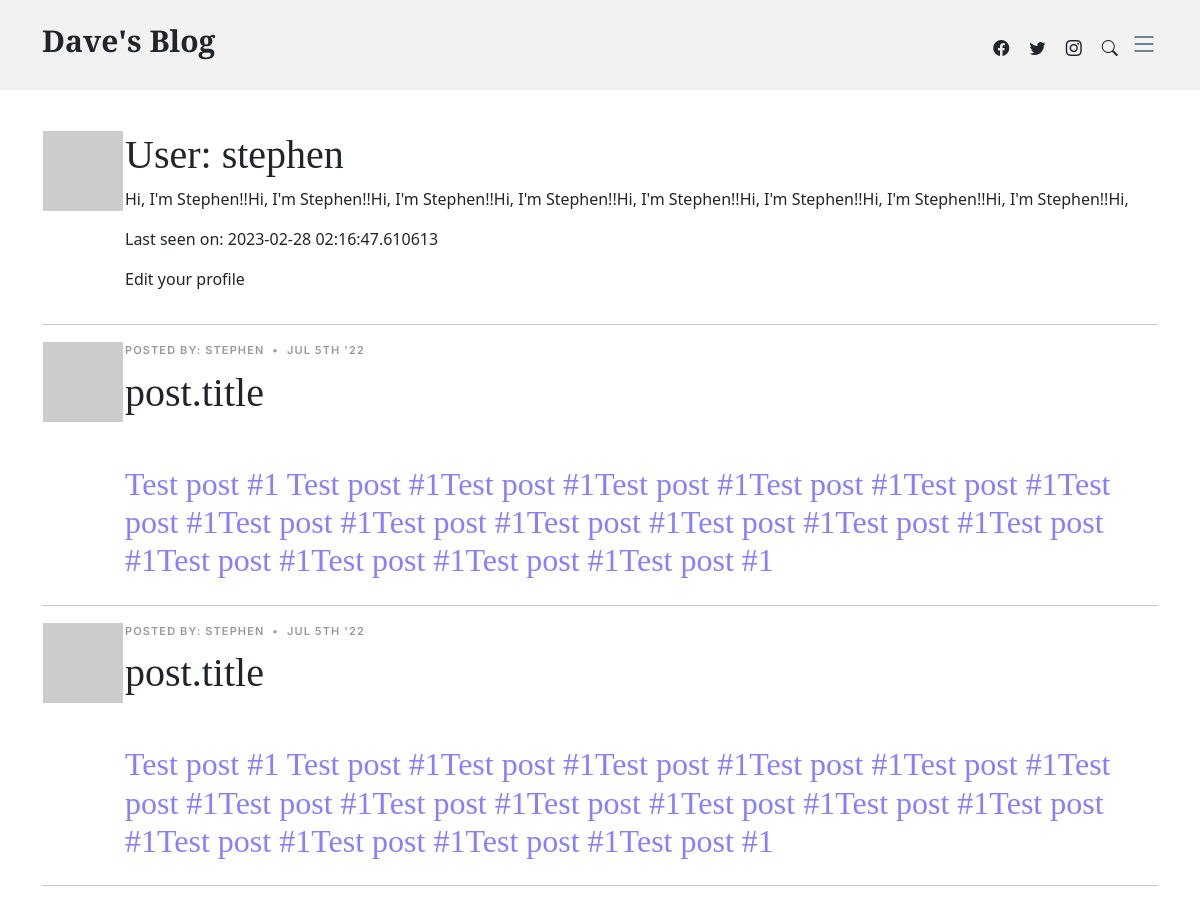
Before: /user/stephen (signed in, upper part) with the older database file.
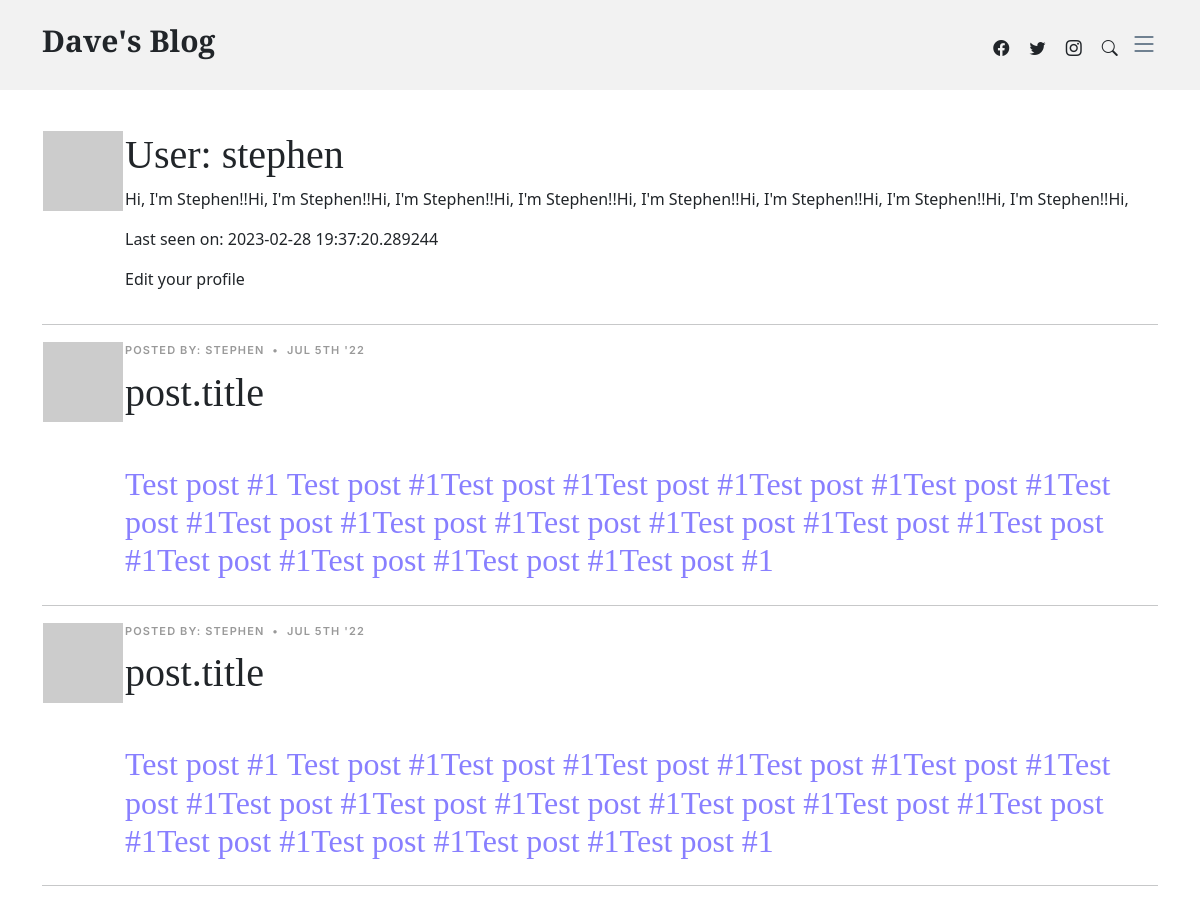
After: the same page with the newer database file.
### app/models.py (models this page shows, shortened)
class User(db.Model, UserMixin):
    __tablename__ = "user"
    id = db.Column(db.Integer, primary_key=True)
    username = db.Column(db.String(64), index=True, unique=True, nullable=False)
    email = db.Column(db.String(120), index=True, unique=True, nullable=False)
    password_hash = db.Column(db.String(128), nullable=False)
    posts = db.relationship("Post", backref="author", lazy="dynamic")
    about_me = db.Column(db.String(140))
    last_seen = db.Column(db.DateTime, default=datetime.utcnow)
    def avatar(self, size):
        digest = md5(self.email.lower().encode("utf-8")).hexdigest()
        return f"https://www.gravatar.com/avatar/{digest}?d=retro&s={size}"

### app/routes.py (the view)
@app.route("/user/<username>")
@login_required
def user(username):
    user = User.query.filter_by(username=username).first_or_404()
    posts = [
        {
            "author": user,
            "body": (
                "Test post #1 Test post #1Test post #1Test post #1Test post #1Test post #1Test post #1Test post #1Test"
                " post #1Test post #1Test post #1Test post #1Test post #1Test post #1Test post #1Test post #1Test"
                " post #1"
            ),
        },
        {
            "author": user,
            "body": (
                "Test post #1 Test post #1Test post #1Test post #1Test post #1Test post #1Test post #1Test post #1Test"
                " post #1Test post #1Test post #1Test post #1Test post #1Test post #1Test post #1Test post #1Test"
                " post #1"
            ),
        },
        {
            "author": user,
            "body": (
                "Test post #1 Test post #1Test post #1Test post #1Test post #1Test post #1Test post #1Test post #1Test"
                " post #1Test post #1Test post #1Test post #1Test post #1Test post #1Test post #1Test post #1Test"
                " post #1"
            ),
        },
        {
            "author": user,
            "body": (
                "Test post #1 Test post #1Test post #1Test post #1Test post #1Test post #1Test post #1Test post #1Test"
                " post #1Test post #1Test post #1Test post #1Test post #1Test post #1Test post #1Test post #1Test"
                " post #1"
            ),
        },
        {
            "author": user,
            "body": (
                "Test post #1 Test post #1Test post #1Test post #1Test post #1Test post #1Test post #1Test post #1Test"
                " post #1Test post #1Test post #1Test post #1Test post #1Test post #1Test post #1Test post #1Test"
                " post #1"
            ),
        },
        {"author": user, "body": "Test post #2"},
    ]
    return render_template("user.html", user=user, posts=posts)

### app/models.py (called while the page is built)
@login_manager.user_loader
def load_user(id):
    return User.query.get(int(id))

### app/routes.py (called while the page is built)
@app.before_request
def before_request():
    if current_user.is_authenticated:
        time_difference = (datetime.utcnow() - current_user.last_seen).total_seconds()
        print("time_difference:", time_difference)
        if time_difference > 10:
            print("Time adjusted!")
            current_user.last_seen = datetime.utcnow()
            db.session.commit()

### app/templates/user.html
{% extends "base.html" %}
{% block content %}
<section class="user-profile">
  <div class="container" data-aos="fade-up">
    <table>
      <tr valign="top">
        <td><img src="{{ user.avatar(128) }}"></td>
        <td>
          <h1>User: {{ user.username }}</h1>
          {% if user.about_me %}<p>{{ user.about_me }}</p>{% endif %}
          {% if user.last_seen %}<p>Last seen on: {{ user.last_seen }}</p>{% endif %}
          {% if user == current_user %}
          <p><a href="{{ url_for('edit_profile') }}">Edit your profile</a></p>
          {% endif %}
        </td>
      </tr>
    </table>
    <hr>
  </div>
  {% for post in posts %}
  <div class="container" data-aos="fade-up">
    <table>
      <tr valign="top">
        <td><img src="{{ post.author.avatar(36) }}"></td>
        <td>{% include '_post.html' %}</td>
      </tr>
    </table>
    <hr>
  </div>
  {% endfor %}
</section>
{% endblock %}

### app/templates/base.html (shortened to what this page needs)
<!DOCTYPE html>
<html lang="en">
<head>
    <link href="{{ url_for('static', filename='vendor/bootstrap/css/bootstrap.min.css') }}" rel="stylesheet">
    <link href="{{ url_for('static', filename='vendor/bootstrap-icons/bootstrap-icons.css') }}" rel="stylesheet">
    <link href="{{ url_for('static', filename='vendor/swiper/swiper-bundle.min.css') }}" rel="stylesheet">
    <link href="{{ url_for('static', filename='vendor/glightbox/css/glightbox.min.css') }}" rel="stylesheet">
    <link href="{{ url_for('static', filename='vendor/aos/aos.css') }}" rel="stylesheet">
    <link href="{{ url_for('static', filename='css/main.css') }}" rel="stylesheet">
    <link href="{{ url_for('static', filename='css/variables.css') }}" rel="stylesheet">
</head>
<body>
    <header id="header" class="header d-flex align-items-center fixed-top">
        <div class="container-fluid container-xl d-flex align-items-center justify-content-between">
            <a href="{{ url_for('index') }}" class="logo d-flex align-items-center">
                <h1>Dave's Blog</h1>
            </a>
            <div class="position-relative">
                <a href="#" class="mx-2"><span class="bi-facebook"></span></a>
                <a href="#" class="mx-2"><span class="bi-twitter"></span></a>
                <a href="#" class="mx-2"><span class="bi-instagram"></span></a>
                <a href="#" class="mx-2 js-search-open"><span class="bi-search"></span></a>
                <i class="bi bi-list mobile-nav-toggle"></i>
            </div>
        </div>
    </header>
    <main id="main">
        {% block content %}{% endblock %}
    </main>
</body>
</html>

### app/templates/_post.html
    <div class="post-meta"><span class="date">Posted by: {{ post.author.username }}</span> <span
        class="mx-1">&bullet;</span> <span>Jul 5th
        '22</span></div>
    <h1 class="mb-5 post-title">post.title</h1>
    <h2 class="post-subtitle">{{ post.body }}</h2>

### app/static/css/main.css (style rules this page uses)
:root { scroll-behavior: smooth; }
body { color: rgba(var(--color-primary-rgb), 1); }
a { color: var(--color-links); text-decoration: none; }
h1, h2, h3, h4, h5, h6 { font-family: var(--font-primary); }
#main { margin-top: 90px; }
section { padding: 40px 0; overflow: hidden; }
.header { height: 90px; transition: all 0.5s; z-index: 997; background: #f2f2f2; }
.header .logo h1 { font-size: 30px; font-weight: 700; color: var(--color-default); font-family: var(--font-primary); }
section { scroll-margin-top: 70px; }
.mobile-nav-toggle { display: none; }
@media (max-width: 1279px) { .mobile-nav-toggle { display: inline-block; color: var(--color-secondary); font-size: 28px; cursor: pointer; line-height: 0; transition: 0.5s; } }
.post-meta { font-size: 11px; letter-spacing: 0.07rem; text-transform: uppercase; font-weight: 600; font-family: var(--font-secondary); color: rgba(var(--color-black-rgb), 0.4); margin-bottom: 10px; }
.post-subtitle { font-weight: 100; color: rgb(136, 127, 255); }

### app/static/css/variables.css (style rules this page uses)
:root { --font-default: 'EB Garamond', system-ui, -apple-system, "Segoe UI", Roboto, "Helvetica Neue", Arial, "Noto Sans", "Liberation Sans", sans-serif, "Apple Color Emoji", "Segoe UI Emoji", "Segoe UI Symbol", "Noto Color Emoji"; --font-primary: 'EB Garamond', serif; --font-secondary: 'Inter', sans-serif; --color-default: #212529; --color-default-rgb: 33, 37, 41; --color-links: #212529; --color-links-hover: #15171a; --color-primary: #212529; --color-primary-light: #26282c; --color-primary-dark: #0b0c0e; --color-primary-rgb: 33, 37, 41; --color-primary-light-rgb: 38, 40, 44; --color-primary-dark-rgb: 11, 12, 14; --color-secondary: #596d80; --color-secondary-light: #8498aa; --color-secondary-dark: #404f5c; --color-secondary-rgb: 89, 109, 128; --color-secondary-light-rgb: 132, 152, 170; --color-secondary-dark-rgb: 64, 79, 92; --color-blue: #0d6efd; --color-blue-rgb: 13, 110, 253; --color-indigo: #6610f2; --color-indigo-rgb: 102, 16, 242; --color-purple: #6f42c1; --color-purple-rgb: 111, 66, 193; --color-pink: #f3268c; --color-pink-rgb: 243, 38, 140; --color-red: #df1529; --color-red-rgb: 223, 21, 4; --color-orange: #fd7e14; --color-orange-rgb: 253, 126, 20; --color-yellow: #ffc107; --color-yellow-rgb: 255, 193, 7; --color-green: #059652; --color-green-rgb: 5, 150, 82; --color-teal: #20c997; --color-teal-rgb: 32, 201, 151; --color-cyan: #0dcaf0; --color-cyan-rgb: 13, 202, 240; --color-white: #ffffff; --color-white-rgb: 255, 255, 255; --color-gray: #6c757d; --color-gray-rgb: 108, 117, 125; --color-black: #000000; --color-black-rgb: 0, 0, 0; }
:root { --bs-blue: var(--color-blue); --bs-indigo: var(--color-indigo); --bs-purple: var(--color-purple); --bs-pink: var(--color-pink); --bs-red: var(--color-red); --bs-orange: var(--color-orange); --bs-yellow: var(--color-yellow); --bs-green: var(--color-green); --bs-teal: var(--color-teal); --bs-cyan: var(--color-cyan); --bs-white: var(--color-white); --bs-gray: var(--color-gray); --bs-gray-dark: #343a40; --bs-gray-100: #f8f9fa; --bs-gray-200: #e9ecef; --bs-gray-300: #dee2e6; --bs-gray-400: #ced4da; --bs-gray-500: #adb5bd; --bs-gray-600: #6c757d; --bs-gray-700: #495057; --bs-gray-800: #343a40; --bs-gray-900: #212529; --bs-primary: var(--color-blue); --bs-secondary: var(--color-blue); --bs-success: #198754; --bs-info: #0dcaf0; --bs-warning: #ffc107; --bs-danger: #dc3545; --bs-light: #f8f9fa; --bs-dark: #212529; --bs-primary-rgb: var(--color-primary-rgb); --bs-secondary-rgb: var(--color-secondary-rgb); --bs-success-rgb: 25, 135, 84; --bs-info-rgb: 13, 202, 240; --bs-warning-rgb: 255, 193, 7; --bs-danger-rgb: 220, 53, 69; --bs-light-rgb: 248, 249, 250; --bs-dark-rgb: 33, 37, 41; --bs-white-rgb: var(--color-white-rgb); --bs-black-rgb: var(--color-black-rgb); --bs-body-color-rgb: var(--color-default-rgb); --bs-body-bg-rgb: 255, 255, 255; --bs-font-sans-serif: var(--font-default); --bs-font-monospace: SFMono-Regular, Menlo, Monaco, Consolas, "Liberation Mono", "Courier New", monospace; --bs-gradient: linear-gradient(180deg, rgba(255, 255, 255, 0.15), rgba(255, 255, 255, 0)); --bs-body-font-family: var(--font-default); --bs-body-font-size: 1rem; --bs-body-font-weight: 400; --bs-body-line-height: 1.5; --bs-body-color: var(--color-default); --bs-body-bg: #fff; }

Changed rows visible on the page:
changed User "stephen": last_seen "2023-02-28 02:16:47.610613" → "2023-02-28 19:37:20.289244"
